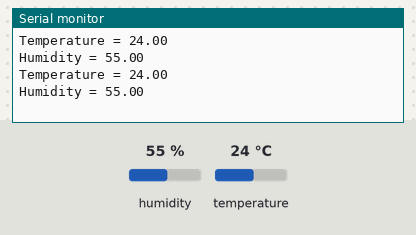
Recording of a sketch running on a simulated Arduino Uno, built with avr-gcc and run on an emulated ATmega328P. Shown: the last lines printed to the serial monitor. The inputs (shaded band) are chosen by the test bench; at power-on: humidity 55 %, temperature 24 °C.

Above: at 5.8 s.
5.9 s: humidity set to 22 %
At 10.8 s:
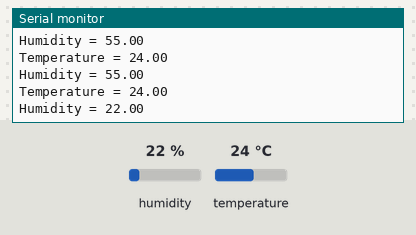
11.9 s: temperature set to 12 °C
At 15.5 s:
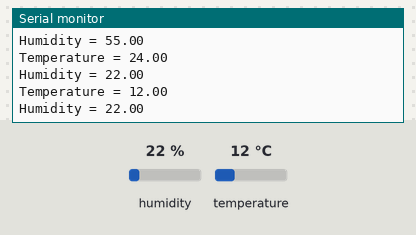
17.9 s: humidity set to 40 %
At 21.4 s:
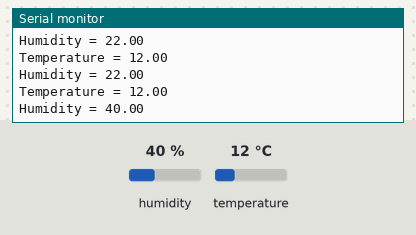
Timing chart, 0 to 22.9 s (numbered marks = the images above; inputs shaded):
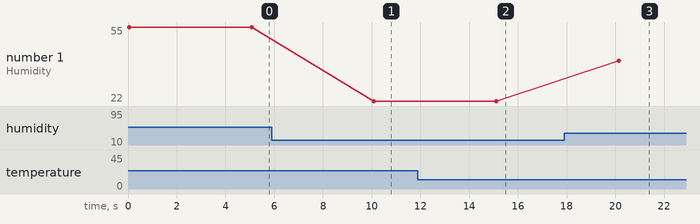

Measured:
- after the input at 5.9 s, the serial monitor: prints a new line after 4.2 s (image 1)
- after the input at 11.9 s, the serial monitor: prints a new line after 3.2 s (image 2)
- after the input at 17.9 s, the serial monitor: prints a new line after 2.2 s (image 3)
- plotted number 1: 55 → 22 after the input at 5.9 s, 22 → 40 after the input at 17.9 s

The sketch:

dht11.ino
```cpp
#include <dht.h>
#define DHT11_PIN 8

dht DHT;

void setup() {
  // put your setup code here, to run once:
  Serial.begin(9600);
}

void loop() {
  int chk = DHT.read11(DHT11_PIN);
  double tmp = DHT.temperature;
  Serial.print("Temperature = ");
  Serial.println(tmp);
  Serial.print("Humidity = ");
  Serial.println(DHT.humidity);
  delay(5000);
}
```
